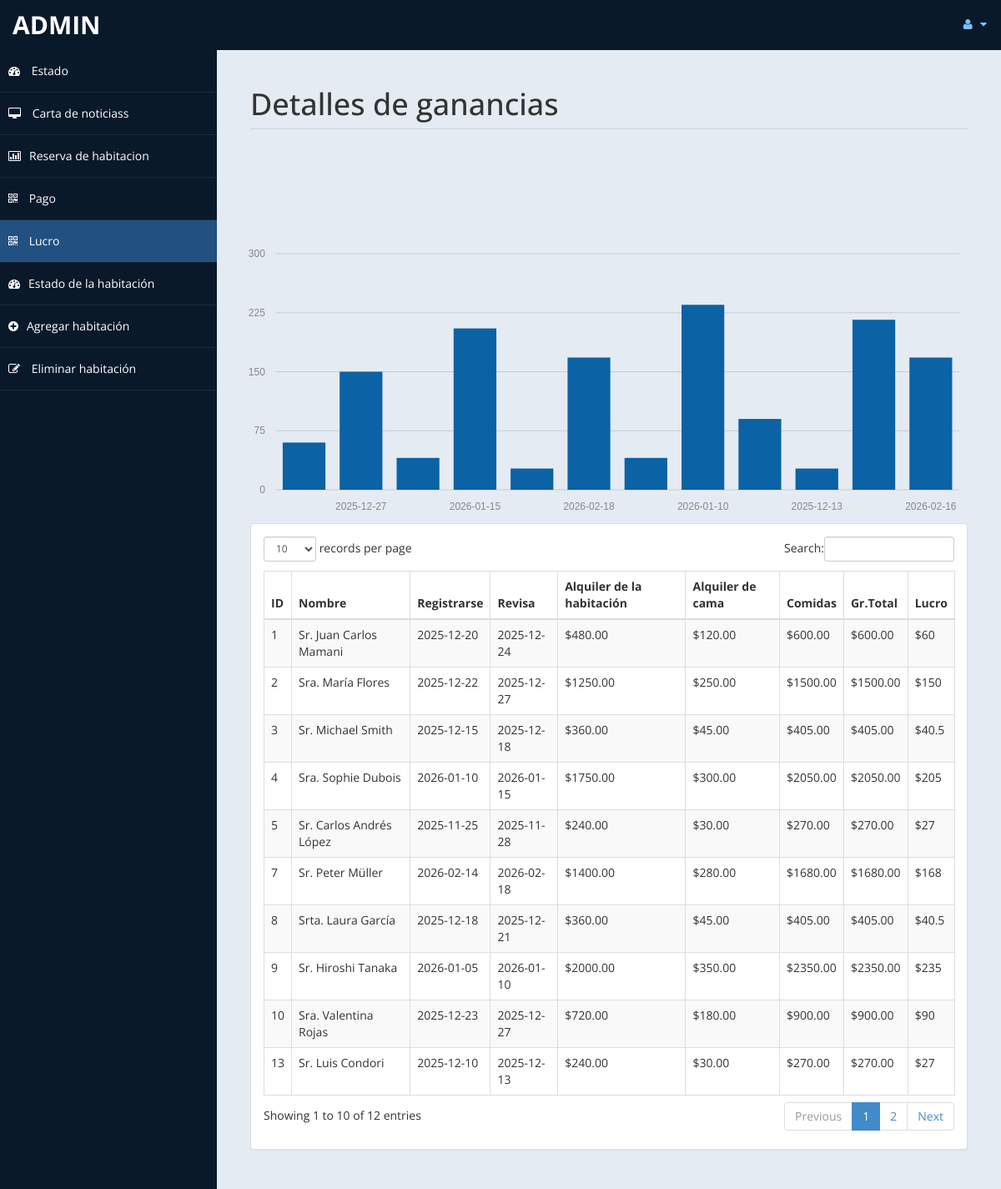
The app's page /admin/profit.php (signed in) with its own data.
### tables this page shows
CREATE TABLE `payment` (
  `id` int(11) NOT NULL,
  `title` varchar(10) DEFAULT NULL,
  `fname` varchar(100) NOT NULL,
  `lname` varchar(100) NOT NULL,
  `troom` varchar(50) NOT NULL,
  `tbed` varchar(50) NOT NULL,
  `nroom` int(11) NOT NULL,
  `cin` date NOT NULL,
  `cout` date NOT NULL,
  `ttot` decimal(10,2) NOT NULL,
  `meal` varchar(50) NOT NULL,
  `mepr` decimal(10,2) NOT NULL,
  `btot` decimal(10,2) NOT NULL,
  `fintot` decimal(10,2) NOT NULL,
  `noofdays` int(11) NOT NULL
);

### admin/profit.php (the view, shortened to what this page needs)
<!DOCTYPE html>
<html xmlns="http://www.w3.org/1999/xhtml">
<head>
    <link href="assets/css/bootstrap.css" rel="stylesheet" />
    <link href="assets/css/font-awesome.css" rel="stylesheet" />
	<link rel="stylesheet" href="assets/css/morris.css">
    <link href="assets/css/custom-styles.css" rel="stylesheet" />
    <link href="assets/js/dataTables/dataTables.bootstrap.css" rel="stylesheet" />
</head>
<body>
    <div id="wrapper">
        <nav class="navbar navbar-default top-navbar" role="navigation">
            <div class="navbar-header">
                <a class="navbar-brand" href="home.php"><?php echo $_SESSION["user"]; ?> </a>
            </div>
            <ul class="nav navbar-top-links navbar-right">
                <li class="dropdown">
                    <a class="dropdown-toggle" data-toggle="dropdown" href="#" aria-expanded="false">
                        <i class="fa fa-user fa-fw"></i> <i class="fa fa-caret-down"></i>
                    </a>
                </li>
            </ul>
        </nav>
        <nav class="navbar-default navbar-side" role="navigation">
            <div class="sidebar-collapse">
                <ul class="nav" id="main-menu">
                    <li>
                        <a href="home.php"><i class="fa fa-dashboard"></i> Estado</a>
                    </li>
                    <li>
                        <a  href="messages.php"><i class="fa fa-desktop"></i> Carta de noticiass</a>
                    </li>
					<li>
                        <a href="roombook.php"><i class="fa fa-bar-chart-o"></i>Reserva de habitacion</a>
                    </li>
                    <li>
                        <a  href="payment.php"><i class="fa fa-qrcode"></i> Pago</a>
                    </li>
					 <li>
                        <a class="active-menu" href="profit.php"><i class="fa fa-qrcode"></i> Lucro</a>
                    </li>
                    <li>
                        <a class="home-menu" href="settings.php"><i class="fa fa-dashboard"></i>Estado de la habitación</a>
                    </li>
					<li>
                        <a  href="room.php"><i class="fa fa-plus-circle"></i>Agregar habitación</a>
                    </li>
                    <li>
                        <a   href="roomdel.php"><i class="fa fa-pencil-square-o"></i> Eliminar habitación</a>
                    </li>
            </div>
        </nav>
        <div id="page-wrapper" >
            <div id="page-inner">
			 <div class="row">
                    <div class="col-md-12">
                        <h1 class="page-header">
                           Detalles de ganancias<small> </small>
                        </h1>
                    </div>
                </div>
            <div class="row">
				<?php
				include('db.php');
?>
				<br>
				<br>
				<br>
				<br><div id="chart"></div>
                <div class="col-md-12">
                    <div class="panel panel-default">
                        <div class="panel-body">
                            <div class="table-responsive">
                                <table class="table table-striped table-bordered table-hover" id="dataTables-example">
                                    <thead>
                                        <tr>
											<th>ID</th>
                                            <th>Nombre</th>
                                            <th>Registrarse</th>
											<th>Revisa</th>
                                            <th>Alquiler de la habitación</th>
											<th>Alquiler de cama</th>
											<th>Comidas </th>
											<th>Gr.Total</th>
											<th>Lucro</th>
                                        </tr>
                                    </thead>
                                    <tbody>
									<?php
										$sql="select * from payment";
										$re = mysqli_query($con,$sql);
										while($row = mysqli_fetch_array($re))
										{
											$id = $row['id'];
											if($id % 2 ==1 )
											{
												echo"<tr class='gradeC'>
													<td>".$row['id']." </td>
													<td>".$row['title']." ".$row['fname']." ".$row['lname']."</td>
													<td>".$row['cin']."</td>
													<td>".$row['cout']."</td>
													<td>$".$row['ttot']."</td>
													<td>$".$row['mepr']."</td>
													<td>$".$row['btot']."</td>
													<td>$".$row['fintot']."</td>
													<td>$".$row['fintot']*10/100 ."</td>
													</tr>";
											}
											else
											{
												echo"<tr class='gradeU'>
													<td>".$row['id']." </td>
													<td>".$row['title']." ".$row['fname']." ".$row['lname']."</td>
													<td>".$row['cin']."</td>
													<td>".$row['cout']."</td>
													<td>$".$row['ttot']."</td>
													<td>$".$row['mepr']."</td>
													<td>$".$row['btot']."</td>
													<td>$".$row['fintot']."</td>
													<td>$".$row['fintot']*10/100 ."</td>
													</tr>";
											}
										}
									?>
                                    </tbody>
                                </table>
                            </div>
                        </div>
                    </div>
                </div>
            </div>
                </div>
            </div>
    </div>
</body>
</html>

### admin/assets/css/custom-styles.css (style rules this page uses)
body { font-family: 'Open Sans', sans-serif; }
#wrapper { width: 100%; background:#09192A; }
#page-wrapper { padding: 15px 15px; min-height: 600px; background:#E5EBF2; }
#page-inner { width:100%; margin:10px 20px 10px 0px; background-color:transparent; padding:10px; min-height:1200px; }
h1, .h1, h2, .h2, h3, .h3 { margin-top: 7px; margin-bottom: -5px; }
.page-header { padding-bottom: 9px; margin: 10px 0 45px; border-bottom: 1px solid #C7D1DD; }
.top-navbar { margin:0px; }
.top-navbar .navbar-brand { color: #fff; width: 260px; text-align: left; height: 60px; font-size: 30px; font-weight: 700; text-transform: uppercase; line-height: 30px; }
.top-navbar .nav > li { position: relative; display: inline-block; }
.top-navbar .nav > li > a { position: relative; display: block; padding: 19px 15px; color: #77C0FD; }
.active-menu { background-color:#225081!important; }
.sidebar-collapse , .sidebar-collapse .nav { background:none; }
.sidebar-collapse .nav { padding:0; }
.sidebar-collapse .nav > li > a { color:#fff; background:transparent; text-shadow:none; }
.sidebar-collapse > .nav > li > a { padding:15px 10px; }
.sidebar-collapse > .nav > li { border-bottom: 1px solid rgba(107, 108, 109, 0.19); }
.navbar-side { border:none; background-color: transparent; }
.top-navbar { background:#09192A; border-bottom:none; }
.top-navbar .nav > li > a > i { margin-right: 2px; }
.navbar-default { border:0px solid black; }
.navbar-header { background: #09192A; }
.nav > li > a > i { margin-right:10px; }
@media (min-width:768px) { #page-wrapper { margin: 0 0 0 260px; padding: 15px 30px; min-height: 1200px; } }
@media (min-width:768px) { .navbar-side { z-index: 1; position: absolute; width: 260px; } }
@media (min-width:768px) { .navbar { border-radius: 0px; } }

### records on screen
payment: id "1", title "Sr.", fname "Juan Carlos", lname "Mamani", cin "2025-12-20", cout "2025-12-24", ttot "480.00", mepr "120.00", btot "600.00", fintot "600.00", $row['fintot']*10/100 "60"
payment: id "2", title "Sra.", fname "María", lname "Flores", cin "2025-12-22", cout "2025-12-27", ttot "1250.00", mepr "250.00", btot "1500.00", fintot "1500.00", $row['fintot']*10/100 "150"
payment: id "3", title "Sr.", fname "Michael", lname "Smith", cin "2025-12-15", cout "2025-12-18", ttot "360.00", mepr "45.00", btot "405.00", fintot "405.00", $row['fintot']*10/100 "40.5"
payment: id "4", title "Sra.", fname "Sophie", lname "Dubois", cin "2026-01-10", cout "2026-01-15", ttot "1750.00", mepr "300.00", btot "2050.00", fintot "2050.00", $row['fintot']*10/100 "205"
payment: id "5", title "Sr.", fname "Carlos Andrés", lname "López", cin "2025-11-25", cout "2025-11-28", ttot "240.00", mepr "30.00", btot "270.00", fintot "270.00", $row['fintot']*10/100 "27"
payment: id "7", title "Sr.", fname "Peter", lname "Müller", cin "2026-02-14", cout "2026-02-18", ttot "1400.00", mepr "280.00", btot "1680.00", fintot "1680.00", $row['fintot']*10/100 "168"
payment: id "8", title "Srta.", fname "Laura", lname "García", cin "2025-12-18", cout "2025-12-21", ttot "360.00", mepr "45.00", btot "405.00", fintot "405.00", $row['fintot']*10/100 "40.5"
payment: id "9", title "Sr.", fname "Hiroshi", lname "Tanaka", cin "2026-01-05", cout "2026-01-10", ttot "2000.00", mepr "350.00", btot "2350.00", fintot "2350.00", $row['fintot']*10/100 "235"
payment: id "10", title "Sra.", fname "Valentina", lname "Rojas", cin "2025-12-23", cout "2025-12-27", ttot "720.00", mepr "180.00", btot "900.00", fintot "900.00", $row['fintot']*10/100 "90"
payment: id "13", title "Sr.", fname "Luis", lname "Condori", cin "2025-12-10", cout "2025-12-13", ttot "240.00", mepr "30.00", btot "270.00", fintot "270.00", $row['fintot']*10/100 "27"

### other values on screen
$_SESSION["user"] "ADMIN"
